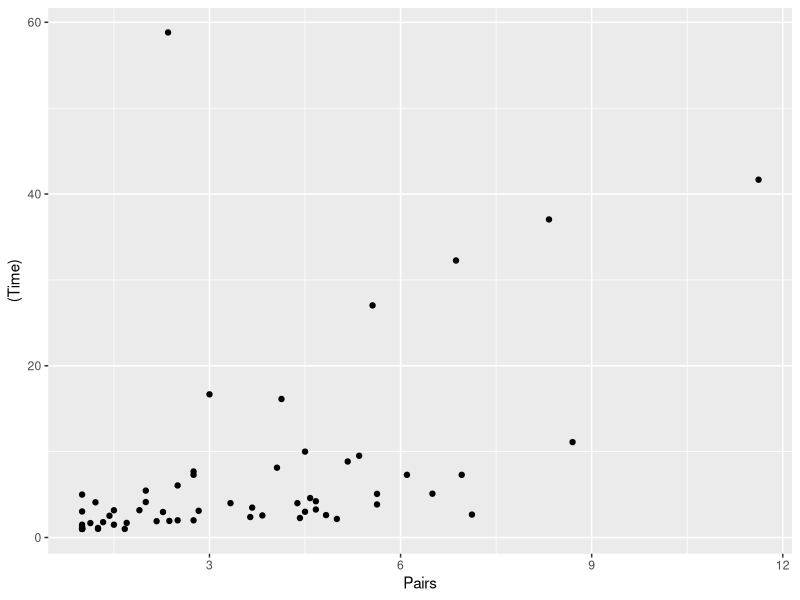
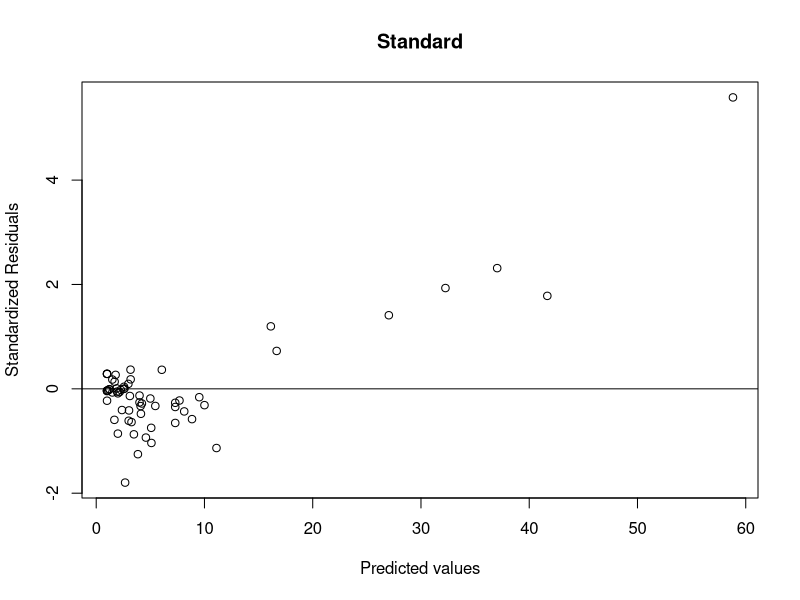
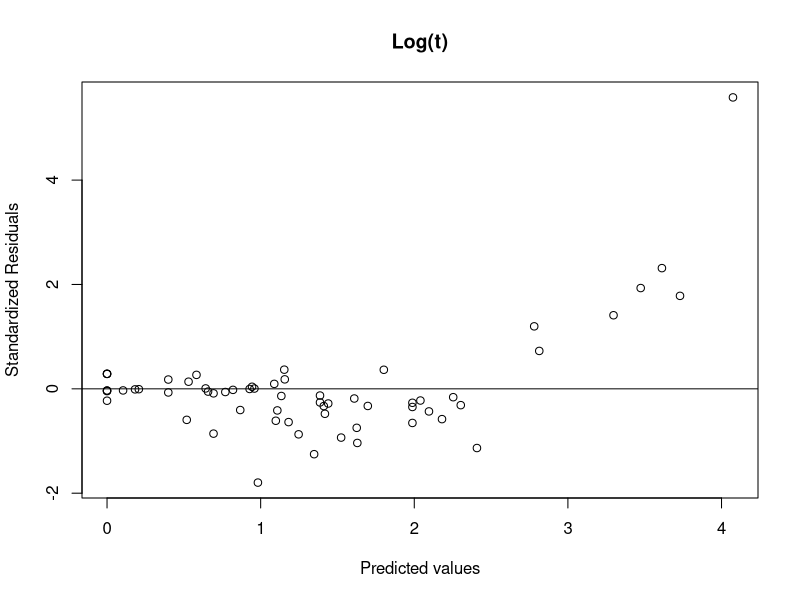
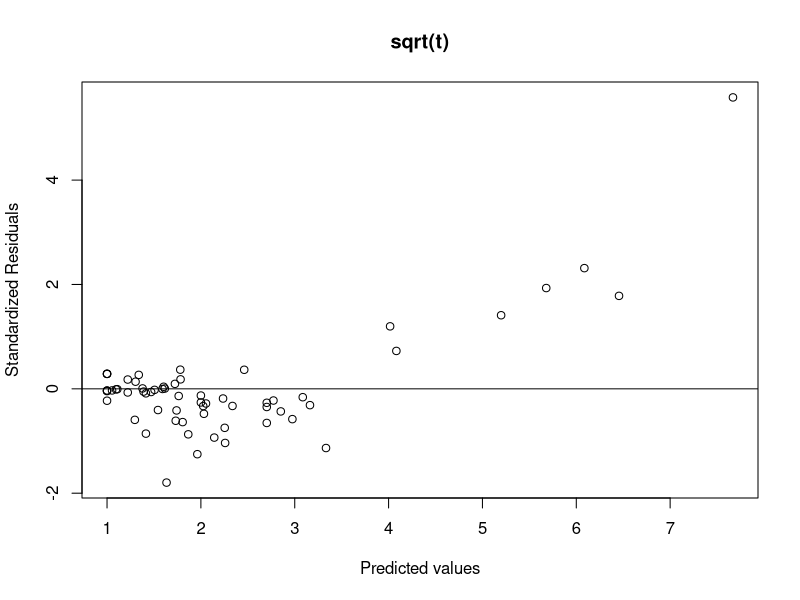
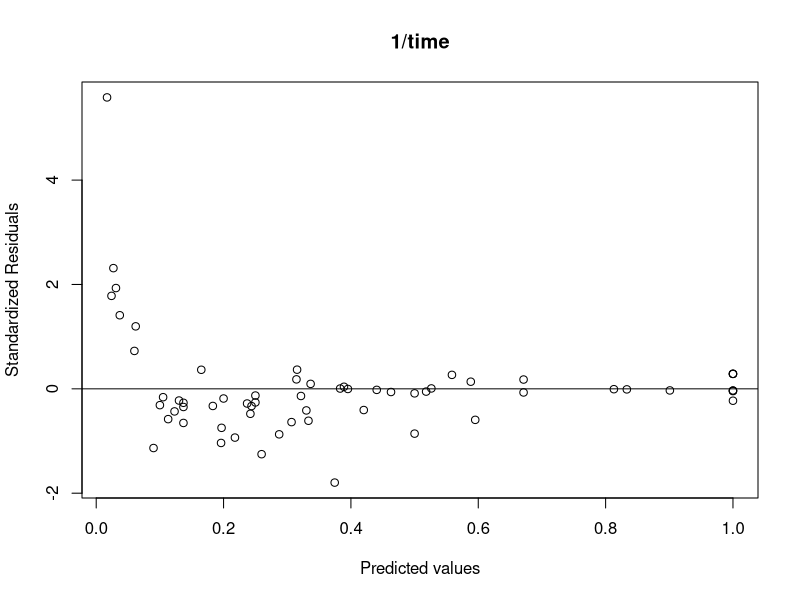
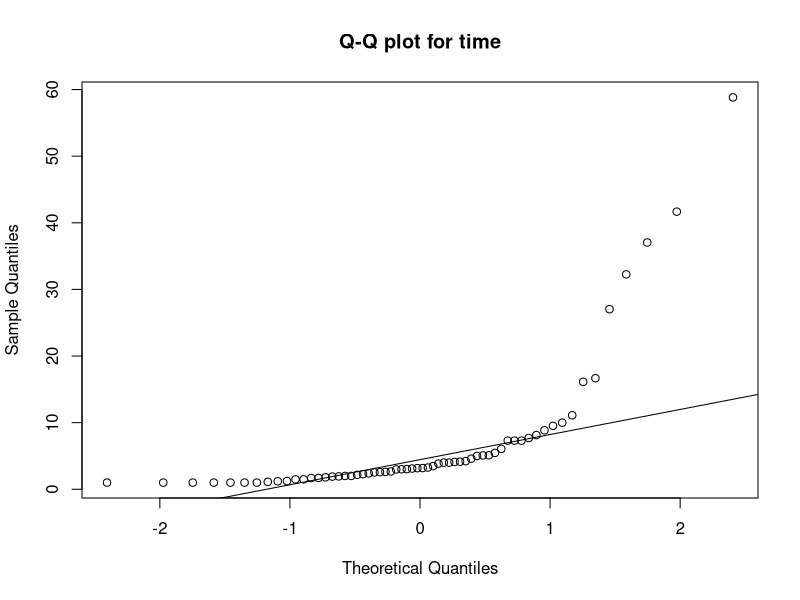
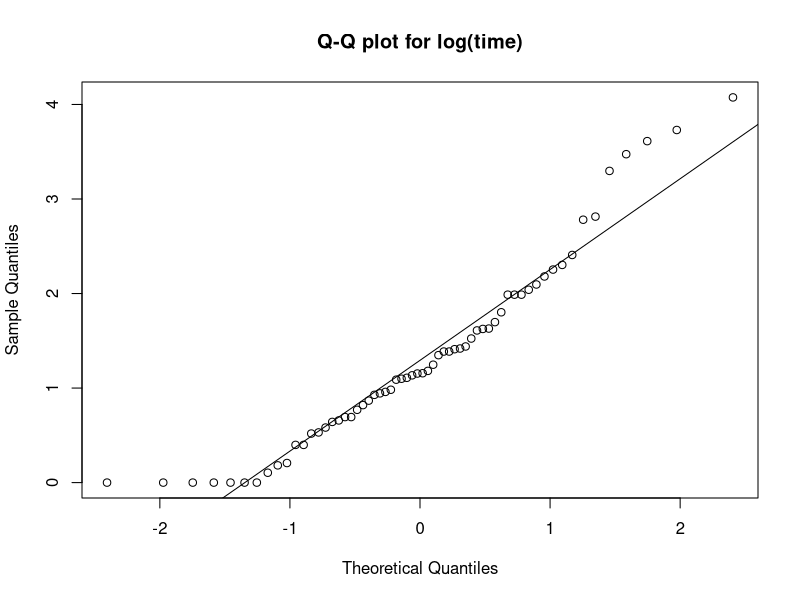
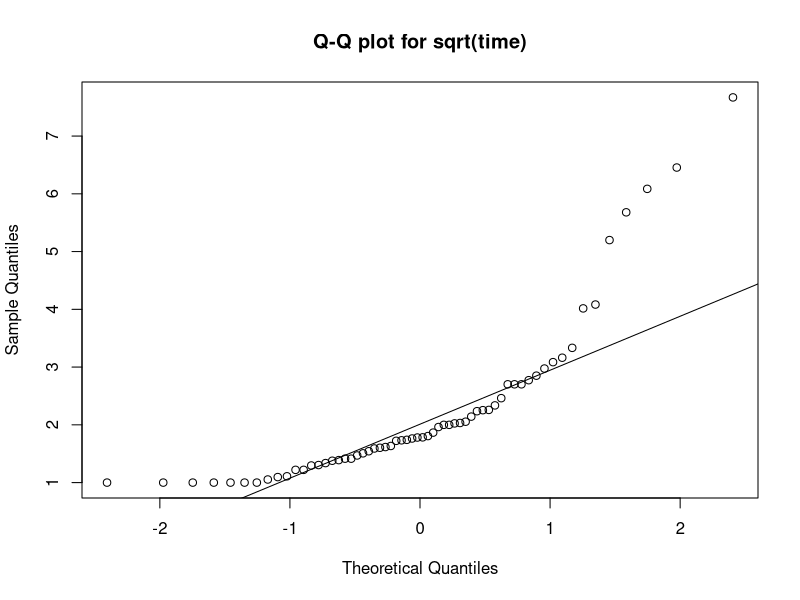

R code for these plots, in order:
## ---- chunk 1
knitr::opts_chunk$set(warning = FALSE, message = FALSE) 
## ---- chunk 2
library(tidyverse)
data <- read.csv('Factors Affecting Extinction.csv')
data
## ---- chunk 3



lm_full <- lm(formula = Time ~ Pairs + Size + Status + Pairs*Size + Pairs * Status + Size*Status + Pairs*Size*Status, data)
lm_full.log <- lm(formula = log(Time) ~ Pairs + Size + Status + Pairs*Size + Pairs * Status + Size*Status + Pairs*Size*Status, data)
lm_full.sqrt <- lm(formula = sqrt(Time) ~ Pairs + Size + Status + Pairs*Size + Pairs * Status + Size*Status + Pairs*Size*Status, data)
lm_full.inverse <- lm(formula = 1/Time ~ Pairs + Size + Status + Pairs*Size + Pairs * Status + Size*Status + Pairs*Size*Status, data)

summary(lm_full)$r.squared
summary(lm_full.log)$r.squared
summary(lm_full.sqrt)$r.squared
summary(lm_full.inverse)$r.squared

## ---- chunk 4
library(patchwork)
L_data <- subset(data, Size == "L")
S_data <- subset(data, Size == "S")
LM <- subset(L_data, Status == "M")
LR <- subset(L_data, Status == "R")
SM <- subset(S_data, Status == "M")
SR <- subset(S_data, Status == "R")
p1 <- ggplot(LM,aes(Pairs, Time)) + geom_point() + ggtitle("Large Migrant") + ylab("Time in thousands [Y]") + xlab("") + theme(plot.title = element_text(hjust = 0.5)) + stat_smooth(method = "lm", level = 0)
p2 <- ggplot(LR,aes(Pairs, Time)) + geom_point() + ggtitle("Large Resident")+ ylab("")  + xlab("") + theme(plot.title = element_text(hjust = 0.5))+ stat_smooth(method = "lm",level = 0)
p3 <- ggplot(SM,aes(Pairs, Time)) + geom_point() + ggtitle("Small Migrant") + ylab("Time in thousands [Y]") + xlab("Nr. of Pairs") + theme(plot.title = element_text(hjust = 0.5)) + stat_smooth(method = "lm",level = 0)
p4 <- ggplot(SR,aes(Pairs, Time)) + geom_point() + ggtitle("Small Resident") + ylab("") + xlab("Nr. of Pairs") + theme(plot.title = element_text(hjust = 0.5)) + stat_smooth(method = "lm",level = 0)

ggplot(data, aes(Pairs, (Time))) + geom_point()

## ---- chunk 5

standard_res <- rstandard(lm_full)
final_data <- cbind(data, standard_res)
plot((final_data$Time), standard_res, ylab='Standardized Residuals', xlab='Predicted values', main="Standard") 
abline(0, 0)
plot(log(final_data$Time), standard_res, ylab='Standardized Residuals', xlab='Predicted values', main="Log(t)") 
abline(0, 0)
plot(sqrt(final_data$Time), standard_res, ylab='Standardized Residuals', xlab='Predicted values', main = "sqrt(t)") 
abline(0, 0)
plot(1/(final_data$Time), standard_res, ylab='Standardized Residuals', xlab='Predicted values', main="1/time") 
abline(0, 0)


## ---- chunk 6
qqnorm(data$Time, main="Q-Q plot for time")
qqline(data$Time)
qqnorm(log(data$Time),main="Q-Q plot for log(time)")
qqline(log(data$Time))
qqnorm(sqrt(data$Time),main="Q-Q plot for sqrt(time)")
qqline(sqrt(data$Time))
qqnorm(1/(data$Time),main="Q-Q plot for 1/time")
qqline(1/(data$Time))



## ---- chunk 7
data.out <- subset(data, Time < 50)
lm_full.out <- lm(formula = Time ~ Pairs + Size + Status + Pairs*Size + Pairs * Status + Size*Status + Pairs*Size*Status, data.out)
lm_full.log.out <- lm(formula = log(Time) ~ Pairs + Size + Status + Pairs*Size + Pairs * Status + Size*Status + Pairs*Size*Status, data.out)
lm_full.sqrt.out <- lm(formula = sqrt(Time) ~ Pairs + Size + Status + Pairs*Size + Pairs * Status + Size*Status + Pairs*Size*Status, data.out)
lm_full.inverse.out <- lm(formula = 1/Time ~ Pairs + Size + Status + Pairs*Size + Pairs * Status + Size*Status + Pairs*Size*Status, data.out)

summary(lm_full.out)$r.squared
summary(lm_full.log.out)$r.squared
summary(lm_full.sqrt.out)$r.squared
summary(lm_full.inverse.out)$r.squared


## ---- chunk 8
ggplot(data.out, aes(Pairs, (Time))) + geom_point()
## ---- chunk 9
qqnorm(data.out$Time, main="Q-Q plot for time")
qqline(data.out$Time)
qqnorm(log(data.out$Time),main="Q-Q plot for log(time)")
qqline(log(data.out$Time))
qqnorm(sqrt(data.out$Time),main="Q-Q plot for sqrt(time)")
qqline(sqrt(data.out$Time))
qqnorm(1/(data.out$Time),main="Q-Q plot for 1/time")
qqline(1/(data.out$Time))

## ---- chunk 10
lm_full.out.reduced <- lm(formula = Time ~ Pairs + Size + Pairs*Size, data.out)
lm_full.log.out.reduced <- lm(formula = log(Time) ~ Pairs + Size + Pairs*Size, data.out)
lm_full.sqrt.out.reduced <- lm(formula = sqrt(Time) ~ Pairs + Size + Pairs*Size, data.out)
lm_full.inverse.out.reduced <- lm(formula = 1/Time ~ Pairs + Size + Pairs*Size, data.out)

summary(lm_full.out.reduced)$r.squared
summary(lm_full.log.out.reduced)$r.squared
summary(lm_full.sqrt.out.reduced)$r.squared
summary(lm_full.inverse.out.reduced)$r.squared


## ---- chunk 11
standard_res <- rstandard(lm_full.out.reduced)
final_data <- cbind(data.out, standard_res)
plot((final_data$Time), standard_res, ylab='Standardized Residuals', xlab='Predicted values', main="Standard") 
abline(0, 0)
plot(log(final_data$Time), standard_res, ylab='Standardized Residuals', xlab='Predicted values', main="Log(t)") 
abline(0, 0)
plot(sqrt(final_data$Time), standard_res, ylab='Standardized Residuals', xlab='Predicted values', main = "sqrt(t)") 
abline(0, 0)
plot(1/(final_data$Time), standard_res, ylab='Standardized Residuals', xlab='Predicted values', main="1/time") 
abline(0, 0)

